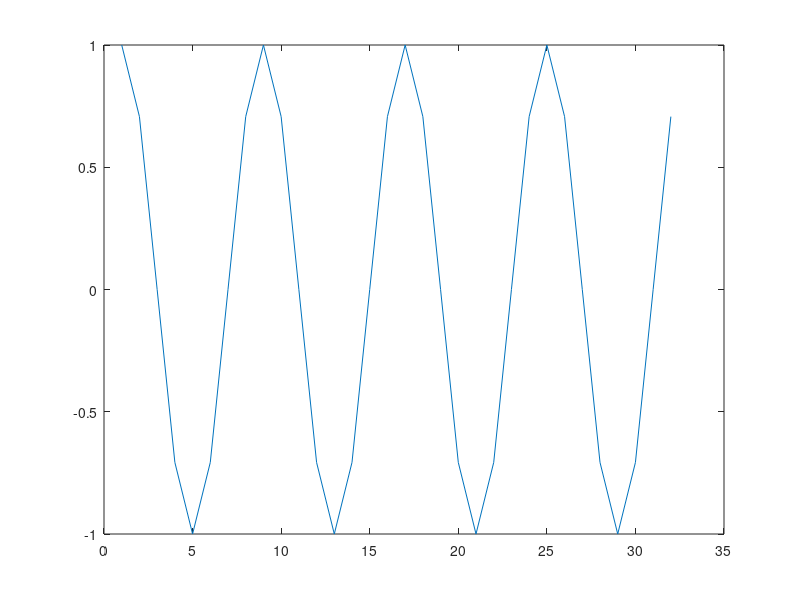
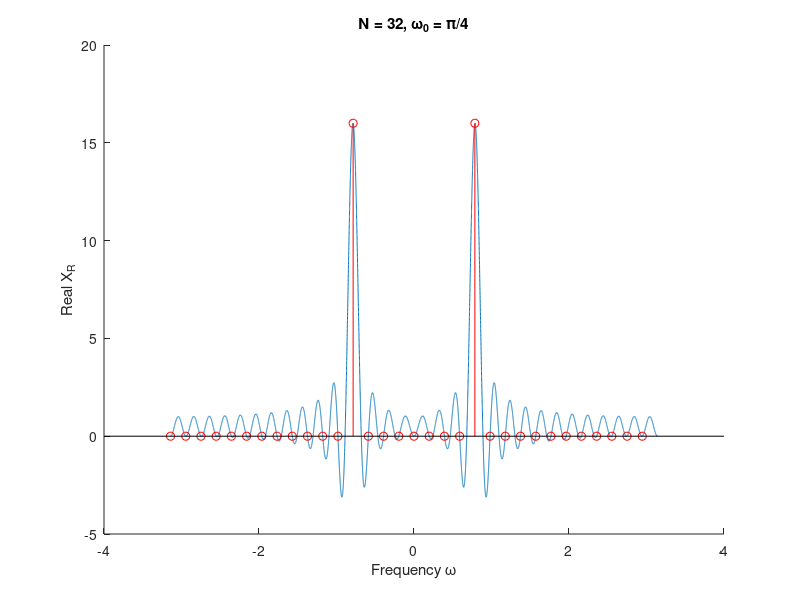
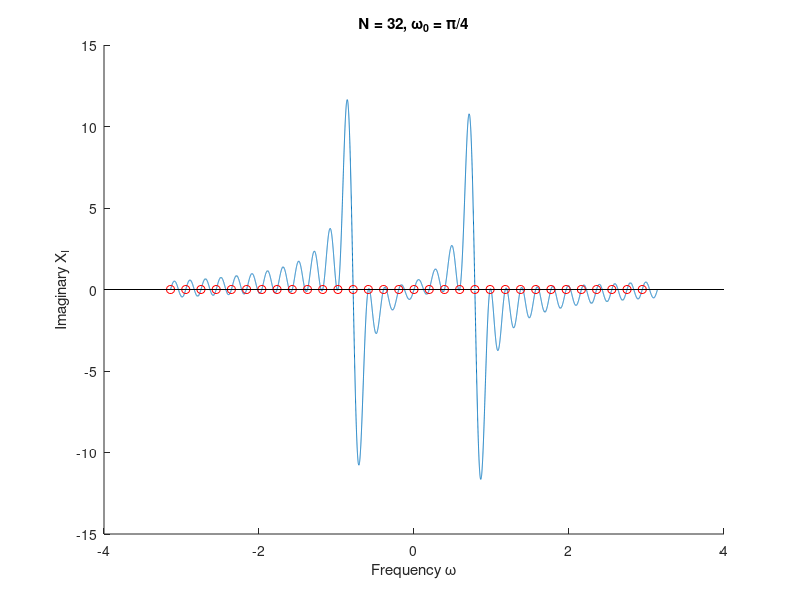
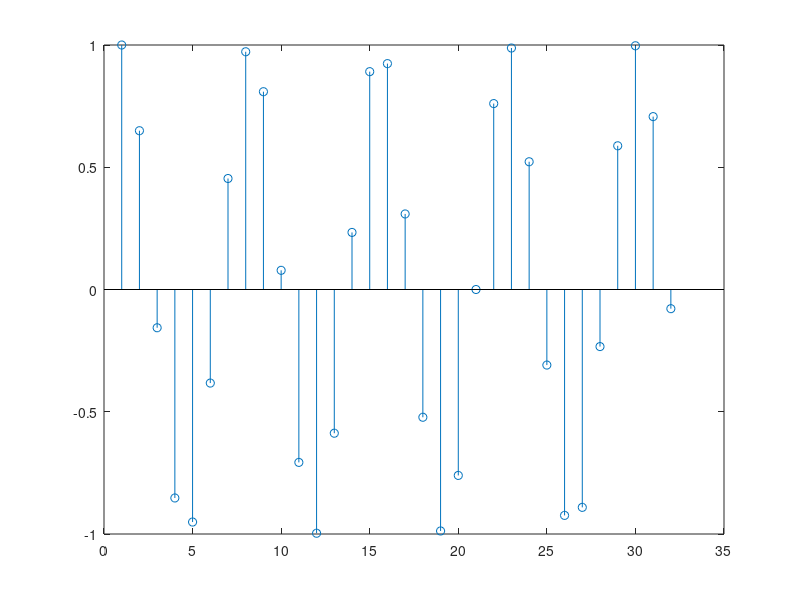

Reproduce these figures in MATLAB, in order.
%% 2.2c
clear all; close all; clc
w0 = pi/4;
N = 32;

A = 1;

w = (-pi:pi/10000:pi);
    
Xr = (A/2).*(cos((w-w0).*(N-1)/2).*(sin((w-w0).*N/2)./sin((w-w0)./2))) ...
    +(A/2).*(cos((w+w0).*(N-1)/2).*(sin((w+w0).*N/2)./sin((w+w0)./2)));
Xi = -(A/2).*(sin((w-w0).*(N-1)/2).*(sin((w-w0).*N/2)./sin((w-w0)./2))) ...
    -(A/2).*(sin((w+w0).*(N-1)/2).*(sin((w+w0).*N/2)./sin((w+w0)./2)));

n = 1:32;
N = length(n);
x_dft = A.*cos(w0*(n-1));
figure
plot(x_dft)
X_dft = fftshift(fft(x_dft));
w_dft = (0:2/N:2*(N-1)/N).*pi-pi;

figure;
hold on
plot(w,Xr)
stem(w_dft,real(X_dft),'r')
title('N = 32, \omega_0 = \pi/4'), ylabel('Real X_R'),xlabel('Frequency \omega')
hold off
% print -dpng -r300 ./hw1_2-2c_real.png

figure
hold on
plot(w,Xi)
stem(w_dft,imag(X_dft),'r')
title('N = 32, \omega_0 = \pi/4'), ylabel('Imaginary X_I'),xlabel('Frequency \omega')
hold off
% print -dpng -r300 ./hw1_2-2c_im.png

%% 2.2d
clear all; close all; clc
w0 = 1.1*pi/4;
N = 32;

A = 1;

w = (-pi:pi/10000:pi);
    
Xr = (A/2).*(cos((w-w0).*(N-1)/2).*(sin((w-w0).*N/2)./sin((w-w0)./2))) ...
    +(A/2).*(cos((w+w0).*(N-1)/2).*(sin((w+w0).*N/2)./sin((w+w0)./2)));
Xi = -(A/2).*(sin((w-w0).*(N-1)/2).*(sin((w-w0).*N/2)./sin((w-w0)./2))) ...
    -(A/2).*(sin((w+w0).*(N-1)/2).*(sin((w+w0).*N/2)./sin((w+w0)./2)));

n = 1:32;
N = length(n);
x_dft = A.*cos(w0*(n-1));
figure
stem(x_dft)
X_dft = fftshift(fft(x_dft));
w_dft = (0:2/N:2*(N-1)/N).*pi-pi;

figure;
hold on
plot(w,Xr)
stem(w_dft,real(X_dft),'r')
title('N = 32, \omega_0 = 1.1\pi/4'), ylabel('Real X_R'),xlabel('Frequency \omega')
hold off

% print -dpng -r300 ./hw1_2-2d_real.png

figure
hold on
plot(w,Xi)
stem(w_dft,imag(X_dft),'r')
title('N = 32, \omega_0 = 1.1\pi/4'), ylabel('Imaginary X_I'),xlabel('Frequency \omega')
hold off

% print -dpng -r300 ./hw1_2-2d_im.png

%% 2.5a
clear all; close all; clc

% analytical solution
n_an = 0:100;
xx_an = (n_an+1).*(0.9).^n_an;

figure
stem(n_an,xx_an)
xlabel('n'), ylabel('x[n]*x[n]'),title('Analytical solution')
% print -dpng -r300 ./hw1_2-5a.png

% convolution via matlab
n = 0:50;
x = (0.9).^n;
xx_conv = conv(x,x);
n_conv = 0:length(xx_conv)-1;
figure
stem(n_conv,xx_conv)
xlabel('n'), ylabel('x[n]*x[n]'),title('Solution via conv()')
% print -dpng -r300 ./hw1_2-5b.png

% filter via matlab
n_filt = 0:100;
x = (0.9).^n_filt;
b = 1;
a = [1 -0.9];
xx_filt = filter(b,a,x);
figure
stem(n_filt,xx_filt)
xlabel('n'), ylabel('x[n]*x[n]'),title('Solution via filter()')
% print -dpng -r300 ./hw1_2-5c.png

figure
hold on
s1 = stem(n_an,abs(xx_an-xx_conv));
s2 = stem(n_an,abs(xx_an-xx_filt),'r');
xlabel('n'), ylabel('Absolute Error x[n]*x[n]')
title('Matlab error (\Deltax[n]*x[n] from analytical solution)')
hold off
legend([s1(1),s2(1)],{'Error from conv()','Error from filter()'})
% print -dpng -r300 ./hw1_2-5d.png

%% 3.7
clear all; close all; clc

y = 0:0.1:10;

fy2 = y.*exp(-y);
fy3 = (y.^2/2).*exp(-y);
fy4 = (y.^3/6).*exp(-y);

sum(fy4)
sum(fy3)

hold on;
p1 = plot(y,fy2)
p2 = plot(y,fy3)
p3 = plot(y,fy4)
hold off

legend([p1 p2 p3],{'f_y_2','f_y_3','f_y_4'})
xlabel('y'), ylabel('PDF f(y)')

% print -dpng -r300 ./hw1_3.7.png
